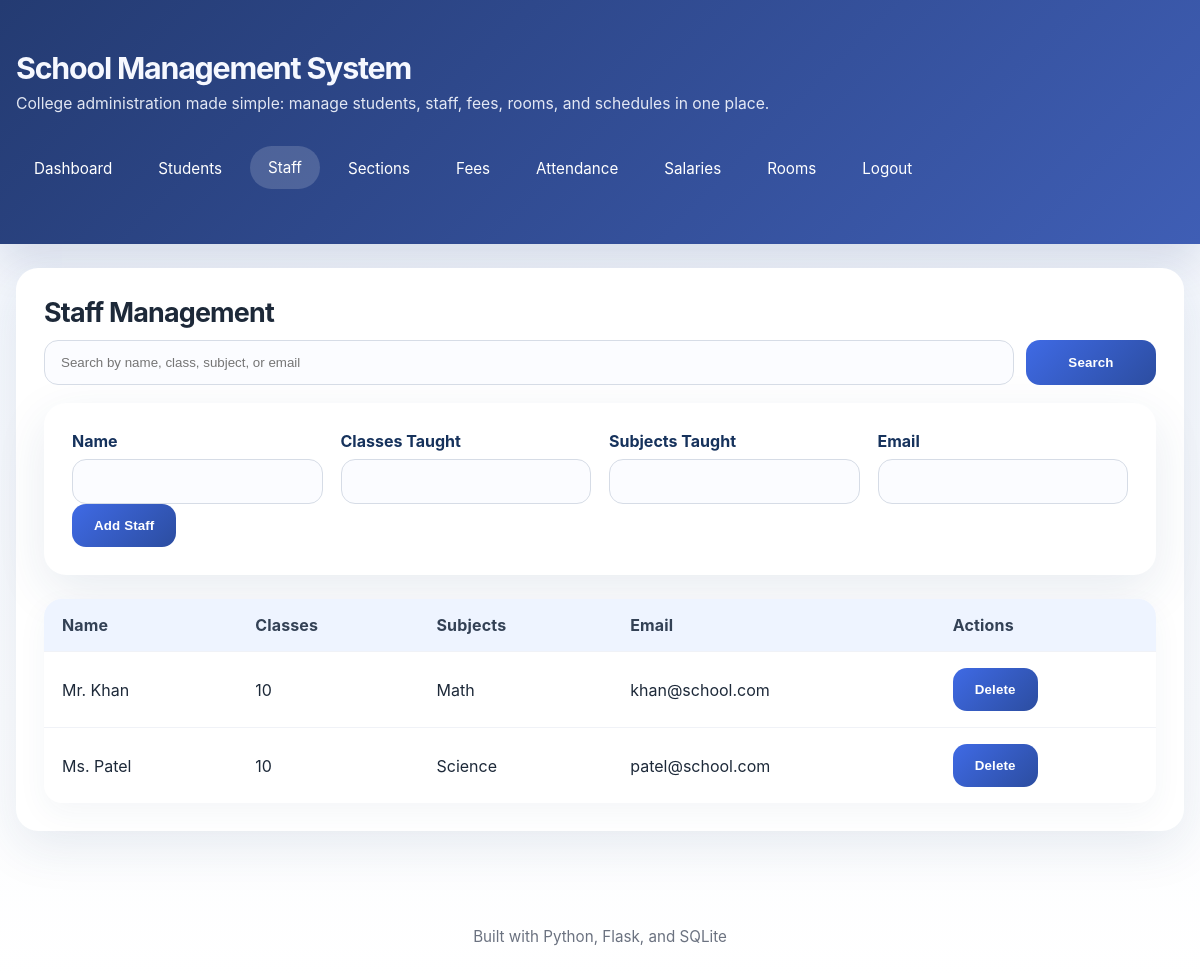
Page /staff (signed in) on the committed database.
### tables this page shows
CREATE TABLE staff (
    id INTEGER PRIMARY KEY AUTOINCREMENT,
    name TEXT NOT NULL,
    classes_taught TEXT NOT NULL,
    subjects_taught TEXT NOT NULL,
    email TEXT NOT NULL UNIQUE
);

### app.py (the view)
        def wrapper(*args, **kwargs):
            if 'user_id' not in session:
                return redirect(url_for('login'))
            if role and session.get('role') != role:
                flash('Access denied.', 'error')
                return redirect(url_for('dashboard'))
            return func(*args, **kwargs)

### app.py (called while the page is built, shortened)
def get_db():
    db = getattr(g, '_database', None)
    if db is None:
        db = g._database = sqlite3.connect(DATABASE_PATH)
        db.row_factory = sqlite3.Row
        db.execute('PRAGMA foreign_keys = ON')
    return db

@app.teardown_appcontext
def close_connection(exception):
    db = getattr(g, '_database', None)
    if db is not None:
        db.close()

def query_db(query, args=(), one=False):
    cur = get_db().execute(query, args)
    rv = cur.fetchall()
    cur.close()
    return (rv[0] if rv else None) if one else rv

def login_required(role=None):
    def decorator(func):
        def wrapper(*args, **kwargs):
            if 'user_id' not in session:
                return redirect(url_for('login'))
            if role and session.get('role') != role:
                flash('Access denied.', 'error')
                return redirect(url_for('dashboard'))
            return func(*args, **kwargs)
        wrapper.__name__ = func.__name__
        return wrapper
    return decorator

@app.route('/staff', methods=['GET', 'POST'])
@login_required()
def staff():
    role = session.get('role')
    search = request.args.get('search', '').strip()
    if search:
        like_pattern = f'%{search}%'
        staff_members = query_db(
            'SELECT * FROM staff WHERE name LIKE ? OR classes_taught LIKE ? OR subjects_taught LIKE ? OR email LIKE ? ORDER BY name',
            (like_pattern, like_pattern, like_pattern, like_pattern)
        )
    else:
        staff_members = query_db('SELECT * FROM staff ORDER BY name')
    return render_template('staff.html', staff=staff_members, role=role, search=search)

### templates/staff.html (shortened to what this page needs)
{% extends 'layout.html' %}
{% block content %}
<div class="card">
  <h2>Staff Management</h2>
  <div class="search-row">
    <form method="get">
      <input type="text" name="search" value="{{ search }}" placeholder="Search by name, class, subject, or email">
      <input type="submit" value="Search">
    </form>
  </div>
  {% if role == 'admin' %}
  <form method="post" class="card">
    <div class="form-row">
      <div>
        <label>Name</label>
        <input type="text" name="name" required>
      </div>
      <div>
        <label>Classes Taught</label>
        <input type="text" name="classes_taught" required>
      </div>
      <div>
        <label>Subjects Taught</label>
        <input type="text" name="subjects_taught" required>
      </div>
      <div>
        <label>Email</label>
        <input type="email" name="email" required>
      </div>
    </div>
    <input type="submit" value="Add Staff">
  </form>
  {% endif %}
  <table>
    <thead>
      <tr>
        <th>Name</th>
        <th>Classes</th>
        <th>Subjects</th>
        <th>Email</th>
        {% if role == 'admin' %}<th>Actions</th>{% endif %}
      </tr>
    </thead>
    <tbody>
      {% for member in staff %}
      <tr>
        <td>{{ member.name }}</td>
        <td>{{ member.classes_taught }}</td>
        <td>{{ member.subjects_taught }}</td>
        <td>{{ member.email }}</td>
        {% if role == 'admin' %}
        <td class="action-buttons">
          <form method="post">
            <button type="submit">Delete</button>
          </form>
        </td>
        {% endif %}
      </tr>
      {% endfor %}
    </tbody>
  </table>
</div>
{% endblock %}

### static/style.css (style rules this page uses)
body { font-family: "Inter", "Segoe UI", Tahoma, Geneva, Verdana, sans-serif; margin: 0; min-height: 100vh; color: #1d2939; background: linear-gradient(180deg, #eef3fb 0%, #f7f9fd 45%, #ffffff 100%); }
* { box-sizing: border-box; }
.card { background: white; border-radius: 22px; padding: 28px; box-shadow: 0 16px 50px rgba(30, 70, 120, 0.1); margin-bottom: 24px; }
.search-row { display: flex; flex-wrap: wrap; gap: 12px; align-items: center; margin-bottom: 18px; }
.search-row form { display: flex; flex-wrap: wrap; gap: 12px; width: 100%; }
.search-row input[type="text"] { flex: 1; min-width: 220px; }
.search-row input[type="submit"] { min-width: 130px; }
.card h2 { margin-top: 0; margin-bottom: 12px; font-size: 1.68rem; letter-spacing: -0.03em; }
.form-row { display: grid; grid-template-columns: repeat(auto-fit, minmax(220px, 1fr)); gap: 18px; }
label { display: block; margin-bottom: 8px; font-weight: 700; color: #16325c; }
input[type="text"], input[type="email"], input[type="password"], input[type="number"], input[type="date"], select, textarea { width: 100%; padding: 14px 16px; border: 1px solid #d6dce6; border-radius: 14px; background: #fbfcff; transition: all 0.2s ease; color: #1d2939; }
button, input[type="submit"] { background: linear-gradient(135deg, #3f6ae5 0%, #2c4da0 100%); color: white; border: none; padding: 14px 22px; cursor: pointer; border-radius: 14px; font-weight: 700; letter-spacing: 0.01em; transition: transform 0.2s ease, box-shadow 0.2s ease; }
table { width: 100%; border-collapse: separate; border-spacing: 0; margin-top: 18px; overflow: hidden; border-radius: 18px; box-shadow: 0 10px 30px rgba(33, 71, 119, 0.05); }
thead { background: #eef4ff; }
td, th { padding: 16px 18px; text-align: left; border-bottom: 1px solid #f0f2f7; }
tbody tr:last-child td { border-bottom: none; }
th { color: #334155; font-weight: 700; letter-spacing: 0.01em; }
.action-buttons { display: flex; gap: 10px; flex-wrap: wrap; }
.action-buttons form { display: inline; }

### rows in the picture
staff: name "Mr. Khan", classes_taught "10", subjects_taught "Math", email "khan@school.com"
staff: name "Ms. Patel", classes_taught "10", subjects_taught "Science", email "patel@school.com"
